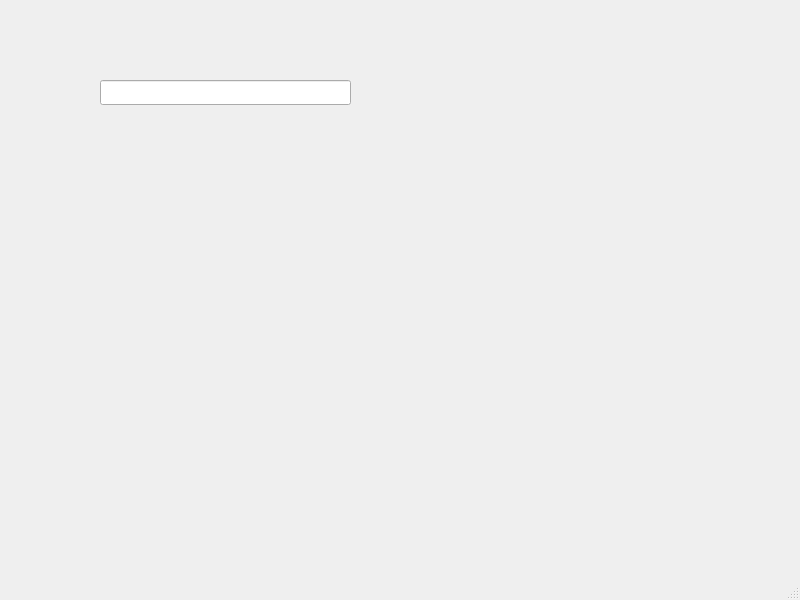
<?xml version="1.0" encoding="UTF-8"?>
<ui version="4.0">
 <class>MainWindow</class>
 <widget class="QMainWindow" name="MainWindow">
  <property name="geometry">
   <rect>
    <x>0</x>
    <y>0</y>
    <width>800</width>
    <height>600</height>
   </rect>
  </property>
  <property name="windowTitle">
   <string>MainWindow</string>
  </property>
  <widget class="QWidget" name="centralwidget">
   <widget class="QLineEdit" name="lineEdit">
    <property name="geometry">
     <rect>
      <x>100</x>
      <y>80</y>
      <width>251</width>
      <height>25</height>
     </rect>
    </property>
   </widget>
  </widget>
  <widget class="QMenuBar" name="menubar">
   <property name="geometry">
    <rect>
     <x>0</x>
     <y>0</y>
     <width>800</width>
     <height>22</height>
    </rect>
   </property>
  </widget>
  <widget class="QStatusBar" name="statusbar"/>
 </widget>
 <resources/>
 <connections/>
</ui>
